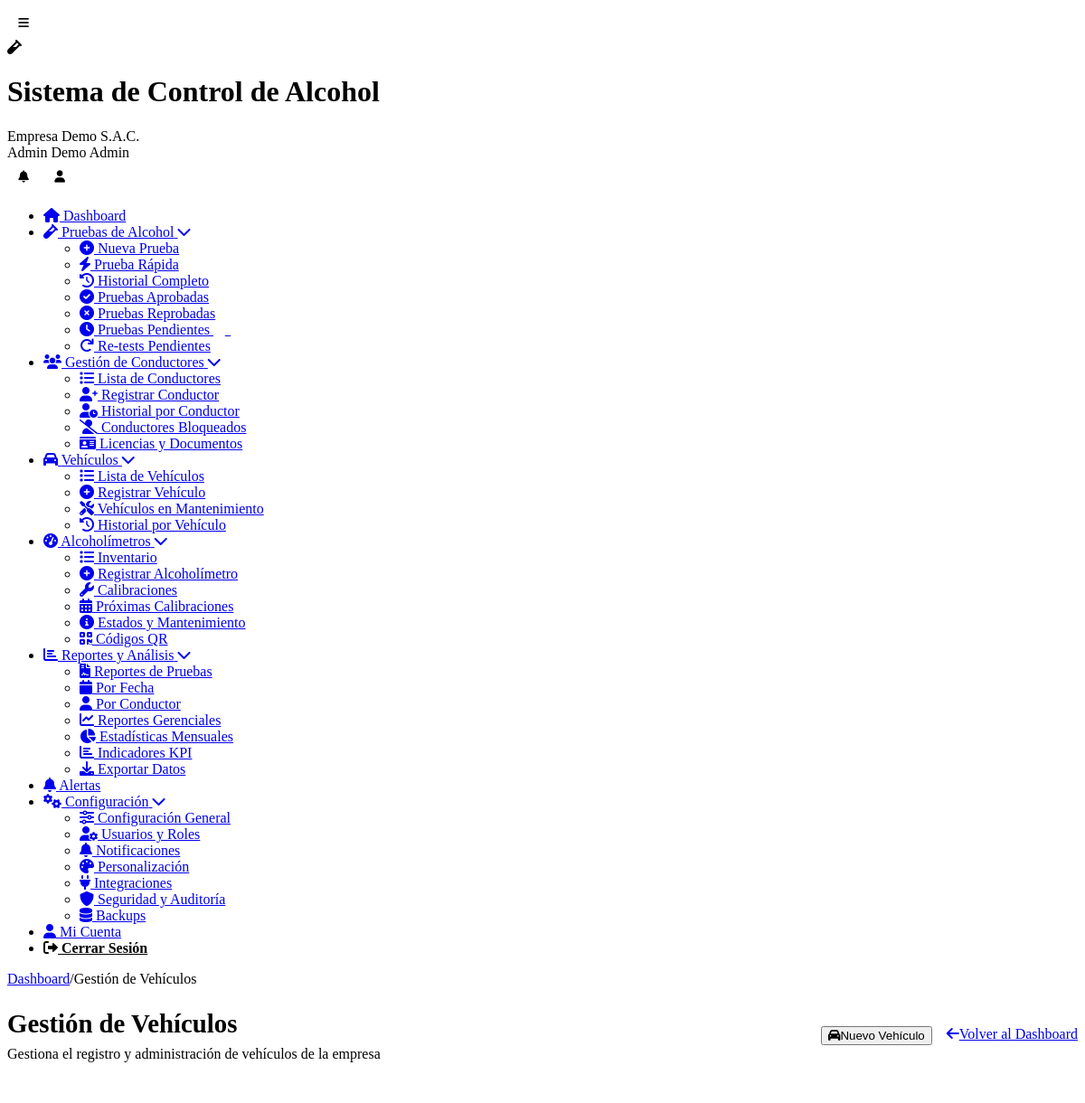
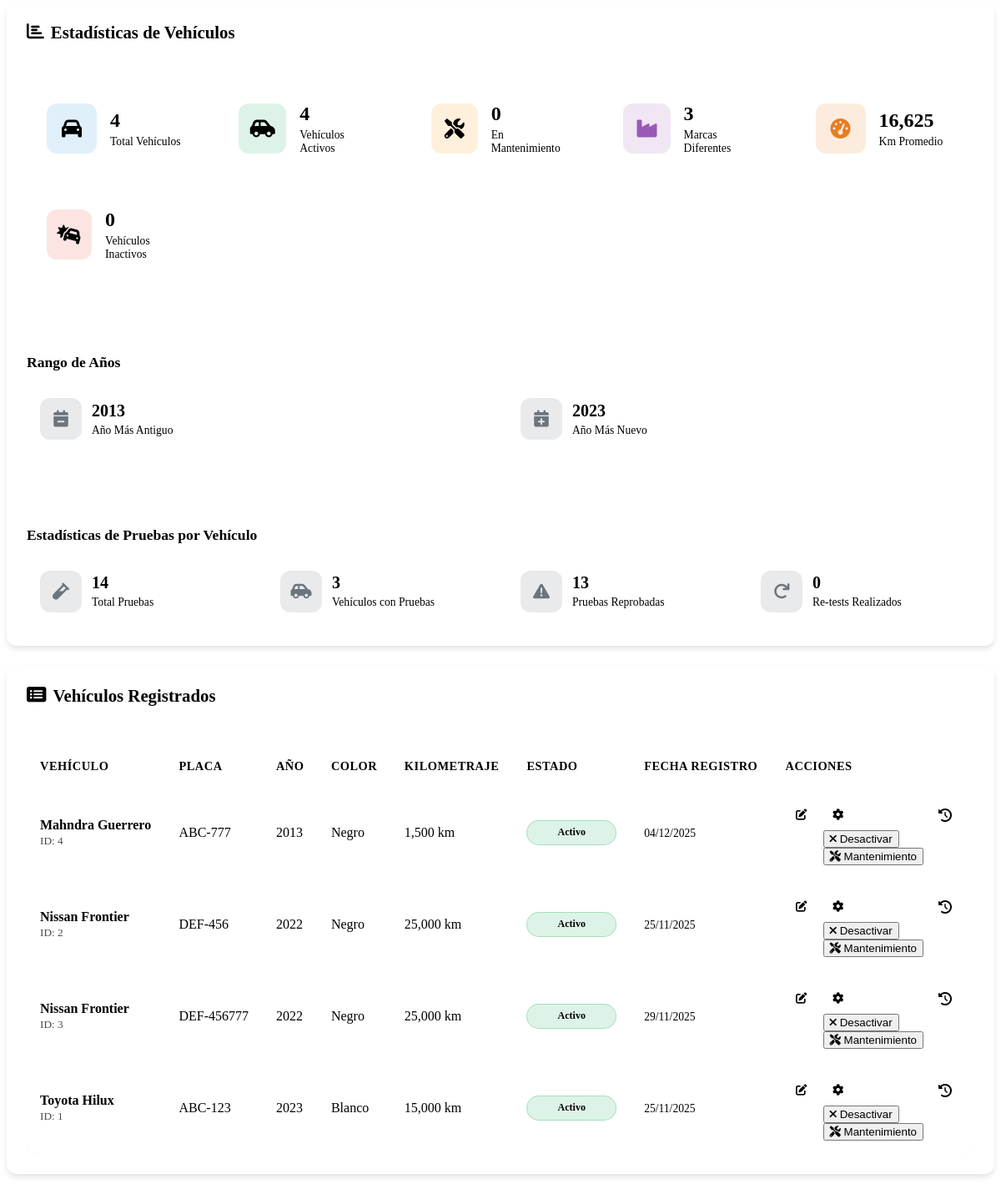
Page /vehiculos-mantenimiento.php (signed in) on the committed database (2 pictures, top to bottom).
### tables this page shows
CREATE TABLE `usuarios` (
  `id` int(11) NOT NULL,
  `cliente_id` int(11) DEFAULT NULL,
  `nombre` varchar(100) NOT NULL,
  `apellido` varchar(100) DEFAULT NULL,
  `email` varchar(255) NOT NULL,
  `password` varchar(255) NOT NULL,
  `telefono` varchar(20) DEFAULT NULL,
  `dni` varchar(15) DEFAULT NULL,
  `rol` enum('super_admin','admin','supervisor','operador','conductor','auditor') NOT NULL,
  `foto_perfil` varchar(255) DEFAULT NULL,
  `estado` tinyint(1) DEFAULT 1,
  `ultimo_login` timestamp NULL DEFAULT NULL,
  `token_recuperacion` varchar(100) DEFAULT NULL,
  `fecha_expiracion_token` datetime DEFAULT NULL,
  `intentos_login` int(11) DEFAULT 0,
  `bloqueado_hasta` datetime DEFAULT NULL,
  `fecha_creacion` timestamp NULL DEFAULT current_timestamp()
);

CREATE TABLE `clientes` (
  `id` int(11) NOT NULL,
  `nombre_empresa` varchar(255) NOT NULL,
  `ruc` varchar(20) NOT NULL,
  `direccion` text DEFAULT NULL,
  `telefono` varchar(20) DEFAULT NULL,
  `email_contacto` varchar(255) DEFAULT NULL,
  `plan_id` int(11) NOT NULL,
  `logo` varchar(255) DEFAULT NULL,
  `color_primario` varchar(7) DEFAULT '#2196F3',
  `color_secundario` varchar(7) DEFAULT '#1976D2',
  `fecha_registro` timestamp NULL DEFAULT current_timestamp(),
  `fecha_vencimiento` date DEFAULT NULL,
  `estado` enum('activo','inactivo','suspendido','prueba') DEFAULT 'prueba',
  `token_api` varchar(100) DEFAULT NULL,
  `modo_demo` tinyint(1) DEFAULT 1
);

CREATE TABLE `vehiculos` (
  `id` int(11) NOT NULL,
  `cliente_id` int(11) NOT NULL,
  `placa` varchar(20) NOT NULL,
  `marca` varchar(50) DEFAULT NULL,
  `modelo` varchar(50) DEFAULT NULL,
  `anio` int(11) DEFAULT NULL,
  `color` varchar(30) DEFAULT NULL,
  `kilometraje` int(11) DEFAULT NULL,
  `estado` enum('activo','inactivo','mantenimiento') DEFAULT 'activo',
  `fecha_creacion` timestamp NULL DEFAULT current_timestamp()
);

### vehiculos-mantenimiento.php (the view, shortened to what the rows shown need)
<?php
require_once __DIR__ . '/includes/Database.php';
$page_title = 'Gestión de Vehículos';
require_once __DIR__ . '/includes/header.php';
$db = new Database();
$cliente_id = $_SESSION['cliente_id'] ?? 0;
$vehiculos = $db->fetchAll("
    SELECT id, placa, marca, modelo, anio, color, kilometraje, estado, fecha_creacion
    FROM vehiculos
    WHERE cliente_id = ?
    ORDER BY marca, modelo, placa
", [$cliente_id]);
?>
<div class="content-body">
    <div class="dashboard-header">
        <div class="welcome-section">
            <h1><?php echo $page_title; ?></h1>
        </div>
    </div>
    <div class="crud-container">
        <div class="card">
            <div class="card-body">
                <?php if (!empty($vehiculos)): ?>
                <div class="table-responsive">
                    <table class="data-table">
                        <thead>
                            <tr>
                                <th>Vehículo</th>
                                <th>Placa</th>
                                <th>Año</th>
                                <th>Color</th>
                                <th>Kilometraje</th>
                                <th>Estado</th>
                                <th>Fecha Registro</th>
                                <th>Acciones</th>
                            </tr>
                        </thead>
                        <tbody>
                            <?php foreach ($vehiculos as $vehiculo): ?>
                            <tr>
                                <td>
                                    <div class="vehiculo-info">
                                        <div class="vehiculo-marca-modelo">
                                            <strong><?php echo htmlspecialchars($vehiculo['marca'] . ' ' . $vehiculo['modelo']); ?></strong>
                                        </div>
                                        <div class="vehiculo-detalles">
                                            <small class="text-muted">ID: <?php echo $vehiculo['id']; ?></small>
                                        </div>
                                    </div>
                                </td>
                                <td>
                                    <span class="placa-badge"><?php echo htmlspecialchars($vehiculo['placa']); ?></span>
                                </td>
                                <td>
                                    <?php if ($vehiculo['anio']): ?>
                                    <span class="anio-vehiculo"><?php echo htmlspecialchars($vehiculo['anio']); ?></span>
                                    <?php else: ?>
                                    <span class="text-muted">No especificado</span>
                                    <?php endif; ?>
                                </td>
                                <td>
                                    <?php if ($vehiculo['color']): ?>
                                    <div class="color-info">
                                        <?php echo htmlspecialchars($vehiculo['color']); ?>
                                    </div>
                                    <?php else: ?>
                                    <span class="text-muted">No especificado</span>
                                    <?php endif; ?>
                                </td>
                                <td>
                                    <?php if ($vehiculo['kilometraje']): ?>
                                    <span class="kilometraje-info">
                                        <?php echo number_format($vehiculo['kilometraje'], 0); ?> km
                                    </span>
                                    <?php else: ?>
                                    <span class="text-muted">Sin datos</span>
                                    <?php endif; ?>
                                </td>
                                <td>
                                    <span class="status-badge estado-<?php echo $vehiculo['estado']; ?>">
                                        <?php
                                        $estados = [
                                            'activo' => 'Activo',
                                            'inactivo' => 'Inactivo',
                                            'mantenimiento' => 'Mantenimiento'
                                        ];
                                        echo $estados[$vehiculo['estado']] ?? $vehiculo['estado'];
                                        ?>
                                    </span>
                                </td>
                                <td>
                                    <span class="fecha-registro">
                                        <?php echo date('d/m/Y', strtotime($vehiculo['fecha_creacion'])); ?>
                                    </span>
                                </td>
                                <td class="action-buttons">
                                    <button type="button" class="btn-icon primary"
                                            title="Editar Vehículo"
                                            onclick="editarVehiculo(<?php echo $vehiculo['id']; ?>)">
                                        <i class="fas fa-edit"></i>
                                    </button>
                                    <div class="dropdown">
                                        <button type="button" class="btn-icon warning dropdown-toggle"
                                                title="Cambiar Estado"
                                                data-toggle="dropdown">
                                            <i class="fas fa-cog"></i>
                                        </button>
                                        <div class="dropdown-menu">
                                            <?php if ($vehiculo['estado'] !== 'inactivo'): ?>
                                            <form method="POST" class="dropdown-form">
                                                <button type="submit" name="cambiar_estado" class="dropdown-item danger">
                                                    <i class="fas fa-times"></i> Desactivar
                                                </button>
                                            </form>
                                            <?php endif; ?>
                                            <?php if ($vehiculo['estado'] !== 'mantenimiento'): ?>
                                            <form method="POST" class="dropdown-form">
                                                <button type="submit" name="cambiar_estado" class="dropdown-item warning">
                                                    <i class="fas fa-tools"></i> Mantenimiento
                                                </button>
                                            </form>
                                            <?php endif; ?>
                                        </div>
                                    </div>
                                    <a href="historial-pruebas.php?vehiculo_id=<?php echo $vehiculo['id']; ?>"
                                       class="btn-icon info" title="Ver Historial de Pruebas">
                                        <i class="fas fa-history"></i>
                                    </a>
                                </td>
                            </tr>
                            <?php endforeach; ?>
                        </tbody>
                    </table>
                </div>
                <?php endif; ?>
            </div>
        </div>
    </div>
</div>
<?php
require_once __DIR__ . '/includes/footer.php';
?>

### includes/header.php (shortened to what the rows shown need)
<?php
$database = new Database();
$user_id = $_SESSION['user_id'] ?? null;
$user_query = $database->fetchOne("
    SELECT u.*, c.nombre_empresa, c.logo, c.color_primario, c.color_secundario, p.nombre_plan
    FROM usuarios u
    LEFT JOIN clientes c ON u.cliente_id = c.id
    LEFT JOIN planes p ON c.plan_id = p.id
    WHERE u.id = ?
", [$user_id]);
?>
<!DOCTYPE html>
<html lang="es">
<head>
	<link rel="stylesheet" href="<?php echo BASE_URL; ?>/assets/css/simple-style.css">
    <link rel="stylesheet" href="<?php echo BASE_URL; ?>/assets/css/responsive.css">
	<link rel="stylesheet" href="<?php echo BASE_URL; ?>/assets/css/dashboard-enhancements.css">
    <link href="https://cdnjs.cloudflare.com/ajax/libs/font-awesome/6.0.0/css/all.min.css" rel="stylesheet">
</head>
<body>
    <div class="app-container">
        <header class="app-header">
            <div class="header-content">
                <div class="brand-section">
                    <div class="brand-text">
                        <h1 class="app-name"><?php echo SITE_NAME; ?></h1>
                        <span class="client-name"><?php echo htmlspecialchars($user_query['nombre_empresa'] ?? 'Empresa'); ?></span>
                    </div>
                </div>
                <div class="user-menu">
                    <div class="user-info">
                        <span class="user-name"><?php echo htmlspecialchars(($user_query['nombre'] ?? 'Usuario') . ' ' . ($user_query['apellido'] ?? 'Sistema')); ?></span>
                        <span class="user-role"><?php echo ucfirst(str_replace('_', ' ', $user_query['rol'] ?? 'usuario')); ?></span>
                    </div>
                </div>
            </div>
        </header>
        <div class="main-content">
            <main class="content-area">
                <div class="content-body">

### rows in the picture
usuarios: cliente.nombre_empresa "Empresa Demo S.A.C.", nombre+apellido "Admin Demo", rol "Admin"
vehiculos: marca+modelo "Mahndra Guerrero", id "4", placa "ABC-777", anio "2013", color "Negro", kilometraje "1,500", estado "Activo", fecha_creacion "04/12/2025"
vehiculos: marca+modelo "Nissan Frontier", id "2", placa "DEF-456", anio "2022", color "Negro", kilometraje "25,000", estado "Activo", fecha_creacion "25/11/2025"
vehiculos: marca+modelo "Nissan Frontier", id "3", placa "DEF-456777", anio "2022", color "Negro", kilometraje "25,000", estado "Activo", fecha_creacion "29/11/2025"
vehiculos: marca+modelo "Toyota Hilux", id "1", placa "ABC-123", anio "2023", color "Blanco", kilometraje "15,000", estado "Activo", fecha_creacion "25/11/2025"

### other values in the picture
SITE_NAME "Sistema de Control de Alcohol"
$crumb "Dashboard"
$crumb "Gestión de Vehículos"
$page_title "Gestión de Vehículos"
$estadisticas['total_vehiculos'] "4"
$estadisticas['activos'] "4"
$estadisticas['en_mantenimiento'] "0"
$estadisticas['marcas_unicas'] "3"
$estadisticas['kilometraje_promedio'] "16,625"
$estadisticas['inactivos'] "0"
$estadisticas['anio_mas_antiguo'] "2013"
$estadisticas['anio_mas_nuevo'] "2023"
$pruebas_estadisticas['total_pruebas'] "14"
$pruebas_estadisticas['vehiculos_con_pruebas'] "3"
$pruebas_estadisticas['pruebas_reprobadas'] "13"
